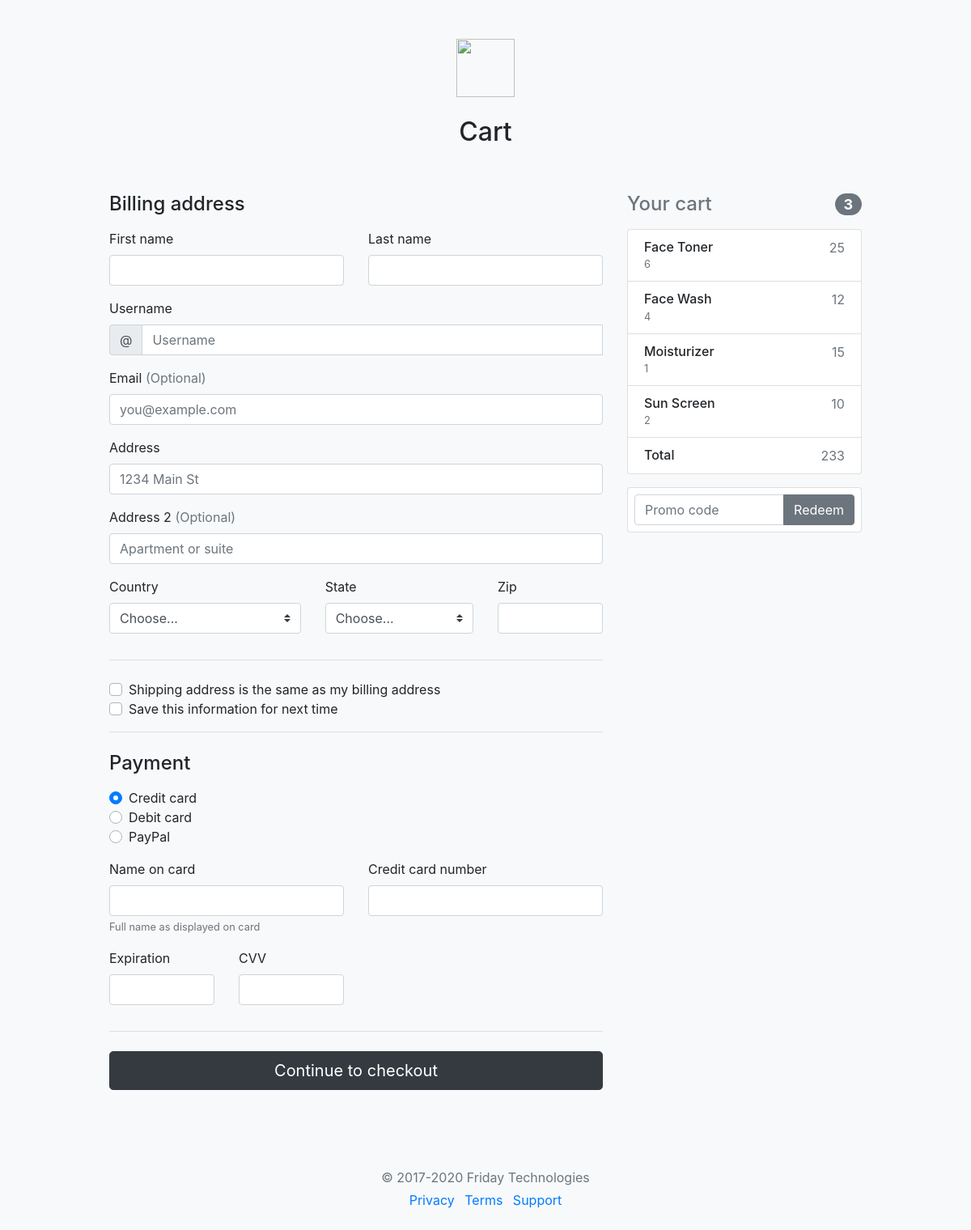
The app's page /cart.php with its own data.
### tables this page shows
CREATE TABLE `cart` (
  `productname` varchar(25) NOT NULL,
  `productprice` int(25) NOT NULL,
  `productquantity` int(25) NOT NULL,
  `productid` int(25) DEFAULT NULL
);

### cart.php (the view, shortened to what this page needs)
<?php
$connection = mysqli_connect('localhost','root');
mysqli_select_db($connection,'dermasure_database');
 ?>
<!doctype html>
<html lang="en">
  <head>
<link href="css/cart.css" rel="stylesheet">
    <link href="css/form-validation.css" rel="stylesheet">
  </head>
  <body class="bg-light">
    <div class="container">
  <div class="py-5 text-center">
    <img class="d-block mx-auto mb-4" src="/docs/4.5/assets/brand/bootstrap-solid.svg" alt="" width="72" height="72">
    <h2>Cart</h2>
  </div>
  <div class="row">
    <div class="col-md-4 order-md-2 mb-4">
      <h4 class="d-flex justify-content-between align-items-center mb-3">
        <span class="text-muted">Your cart</span>
        <span class="badge badge-secondary badge-pill">3</span>
      </h4>
      <?php
      $total = 0;
      $queryfromTheUser = "select * from cart";
      $resultObtained = mysqli_query($connection, $queryfromTheUser);
      echo "<ul class=\"list-group mb-3\">";
      while ($row = mysqli_fetch_assoc($resultObtained)) {
        echo "<li class=\"list-group-item d-flex justify-content-between lh-condensed\">";
        echo  "<div>";
          echo  " <h6 class=\"my-0\">".$row['productname']."</h6>";
            echo "<small class=\"text-muted\">".$row['productquantity']."</small>";
        echo  "</div>";
        echo  "<span class=\"text-muted\">".$row['productprice']."</span>";
      echo "</li>";
      $total = $total + (intval($row['productprice']) * $row['productquantity']);
      }
      ?>
      <li class="list-group-item d-flex justify-content-between lh-condensed">
        <div>
          <h6 class="my-0">Total</h6>
        </div>
        <span class="text-muted"><?php echo $total; ?></span>
      </li>
      <?php echo"</ul>"; ?>
      <form class="card p-2">
        <div class="input-group">
          <input type="text" class="form-control" placeholder="Promo code">
          <div class="input-group-append">
            <button type="submit" class="btn btn-secondary">Redeem</button>
          </div>
        </div>
      </form>
    </div>
    <div class="col-md-8 order-md-1">
      <h4 class="mb-3">Billing address</h4>
      <form class="needs-validation" novalidate>
        <div class="row">
          <div class="col-md-6 mb-3">
            <label for="firstName">First name</label>
            <input type="text" class="form-control" id="firstName" placeholder="" value="" required>
          </div>
          <div class="col-md-6 mb-3">
            <label for="lastName">Last name</label>
            <input type="text" class="form-control" id="lastName" placeholder="" value="" required>
          </div>
        </div>
        <div class="mb-3">
          <label for="username">Username</label>
          <div class="input-group">
            <div class="input-group-prepend">
              <span class="input-group-text">@</span>
            </div>
            <input type="text" class="form-control" id="username" placeholder="Username" required>
          </div>
        </div>
        <div class="mb-3">
          <label for="email">Email <span class="text-muted">(Optional)</span></label>
          <input type="email" class="form-control" id="email" placeholder="you@example.com">
        </div>
        <div class="mb-3">
          <label for="address">Address</label>
          <input type="text" class="form-control" id="address" placeholder="1234 Main St" required>
        </div>
        <div class="mb-3">
          <label for="address2">Address 2 <span class="text-muted">(Optional)</span></label>
          <input type="text" class="form-control" id="address2" placeholder="Apartment or suite">
        </div>
        <div class="row">
          <div class="col-md-5 mb-3">
            <label for="country">Country</label>
            <select class="custom-select d-block w-100" id="country" required>
              <option value="">Choose...</option>
            </select>
          </div>
          <div class="col-md-4 mb-3">
            <label for="state">State</label>
            <select class="custom-select d-block w-100" id="state" required>
              <option value="">Choose...</option>
            </select>
          </div>
          <div class="col-md-3 mb-3">
            <label for="zip">Zip</label>
            <input type="text" class="form-control" id="zip" placeholder="" required>
          </div>
        </div>
        <hr class="mb-4">
        <div class="custom-control custom-checkbox">
          <label class="custom-control-label" for="same-address">Shipping address is the same as my billing address</label>
        </div>
        <div class="custom-control custom-checkbox">
          <label class="custom-control-label" for="save-info">Save this information for next time</label>
        </div>
        <hr class="mb-4">
        <h4 class="mb-3">Payment</h4>
        <div class="d-block my-3">
          <div class="custom-control custom-radio">
            <label class="custom-control-label" for="credit">Credit card</label>
          </div>
          <div class="custom-control custom-radio">
            <label class="custom-control-label" for="debit">Debit card</label>
          </div>
          <div class="custom-control custom-radio">
            <label class="custom-control-label" for="paypal">PayPal</label>
          </div>
        </div>
        <div class="row">
          <div class="col-md-6 mb-3">
            <label for="cc-name">Name on card</label>
            <input type="text" class="form-control" id="cc-name" placeholder="" required>
            <small class="text-muted">Full name as displayed on card</small>
          </div>
          <div class="col-md-6 mb-3">
            <label for="cc-number">Credit card number</label>
            <input type="text" class="form-control" id="cc-number" placeholder="" required>
          </div>
        </div>
        <div class="row">
          <div class="col-md-3 mb-3">
            <label for="cc-expiration">Expiration</label>
            <input type="text" class="form-control" id="cc-expiration" placeholder="" required>
          </div>
          <div class="col-md-3 mb-3">
            <label for="cc-cvv">CVV</label>
            <input type="text" class="form-control" id="cc-cvv" placeholder="" required>
          </div>
        </div>
        <hr class="mb-4">
        <button class="btn btn-block btn-lg btn-dark" type="submit">Continue to checkout</button>
      </form>
    </div>
  </div>
  <footer class="my-5 pt-5 text-muted text-center text-small">
    <p class="mb-1">&copy; 2017-2020 Friday Technologies</p>
    <ul class="list-inline">
      <li class="list-inline-item"><a href="#">Privacy</a></li>
      <li class="list-inline-item"><a href="#">Terms</a></li>
      <li class="list-inline-item"><a href="#">Support</a></li>
    </ul>
  </footer>
</div>
        <script src="form-validation.js"></script></body>
</html>

### css/form-validation.css (style rules this page uses)
.container { max-width: 960px; }
.lh-condensed { line-height: 1.25; }

### records on screen
cart: productname "Face Toner", productquantity "6", productprice "25"
cart: productname "Face Wash", productquantity "4", productprice "12"
cart: productname "Moisturizer", productquantity "1", productprice "15"
cart: productname "Sun Screen", productquantity "2", productprice "10"

### other values on screen
$total "233"
